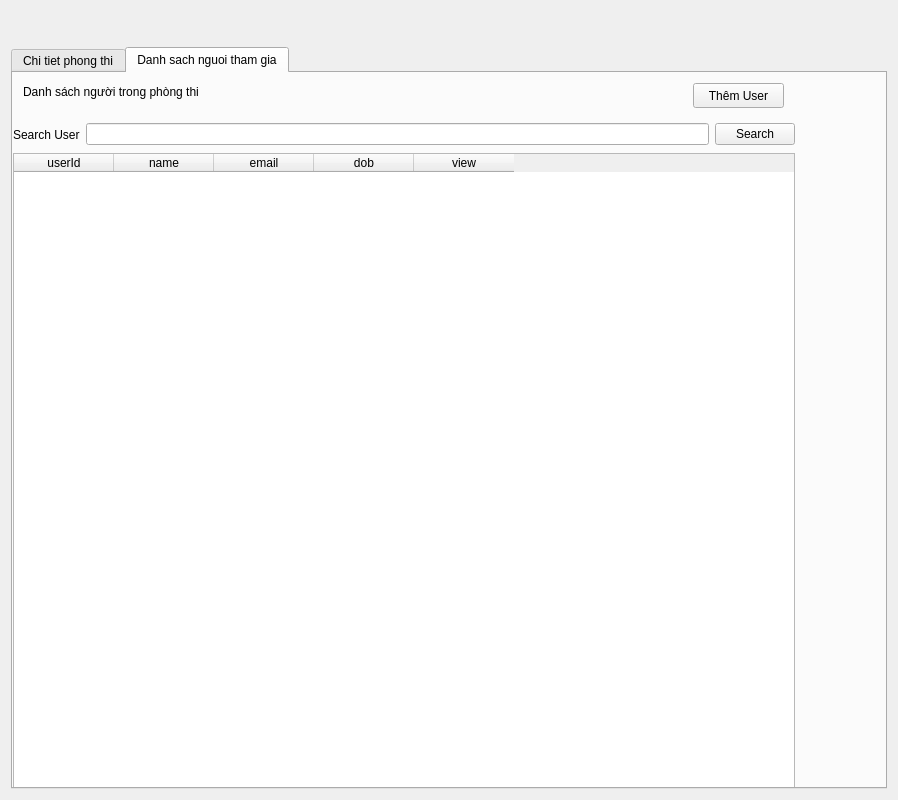
<?xml version="1.0" encoding="UTF-8"?>
<ui version="4.0">
 <class>ExamRoomDialog</class>
 <widget class="QWidget" name="ExamRoomDialog">
  <property name="geometry">
   <rect>
    <x>0</x>
    <y>0</y>
    <width>898</width>
    <height>800</height>
   </rect>
  </property>
  <property name="windowTitle">
   <string>Exam Room Details</string>
  </property>
  <property name="styleSheet">
   <string notr="true"/>
  </property>
  <layout class="QVBoxLayout" name="verticalLayout">
   <item>
    <widget class="QWidget" name="widget" native="true">
     <property name="sizePolicy">
      <sizepolicy hsizetype="Expanding" vsizetype="Preferred">
       <horstretch>0</horstretch>
       <verstretch>0</verstretch>
      </sizepolicy>
     </property>
     <property name="minimumSize">
      <size>
       <width>0</width>
       <height>30</height>
      </size>
     </property>
     <property name="styleSheet">
      <string notr="true"/>
     </property>
     <!-- <widget class="QPushButton" name="closeButton">
      <property name="geometry">
       <rect>
        <x>740</x>
        <y>0</y>
        <width>140</width>
        <height>30</height>
       </rect>
      </property>
      <property name="minimumSize">
       <size>
        <width>0</width>
        <height>30</height>
       </size>
      </property>
      <property name="maximumSize">
       <size>
        <width>140</width>
        <height>30</height>
       </size>
      </property>
      <property name="cursor">
       <cursorShape>PointingHandCursor</cursorShape>
      </property>
      <property name="layoutDirection">
       <enum>Qt::LayoutDirection::LeftToRight</enum>
      </property>
      <property name="text">
       <string>Đóng</string>
      </property>
     </widget> -->
    </widget>
   </item>
   <item>
    <widget class="QTabWidget" name="tabWidget">
     <property name="autoFillBackground">
      <bool>false</bool>
     </property>
     <property name="styleSheet">
      <string notr="true"/>
     </property>
     <property name="currentIndex">
      <number>1</number>
     </property>
     <widget class="QWidget" name="tabExamRoomDetail">
      <!-- <property name="styleSheet">
       <string notr="true">background-color: #f0f0f0;</string>
      </property> -->
      <attribute name="title">
       <string>Chi tiet phong thi</string>
      </attribute>
      <widget class="QLabel" name="label">
       <property name="geometry">
        <rect>
         <x>10</x>
         <y>10</y>
         <width>101</width>
         <height>17</height>
        </rect>
       </property>
       <property name="text">
        <string>Tên phòng thi</string>
       </property>
      </widget>
      <widget class="QLabel" name="label_2">
       <property name="geometry">
        <rect>
         <x>10</x>
         <y>40</y>
         <width>67</width>
         <height>17</height>
        </rect>
       </property>
       <property name="text">
        <string>Mô tả</string>
       </property>
      </widget>
      <widget class="QLabel" name="label_3">
       <property name="geometry">
        <rect>
         <x>10</x>
         <y>70</y>
         <width>67</width>
         <height>17</height>
        </rect>
       </property>
       <property name="text">
        <string>Time limit</string>
       </property>
      </widget>
      <widget class="QLabel" name="label_4">
       <property name="geometry">
        <rect>
         <x>10</x>
         <y>100</y>
         <width>101</width>
         <height>17</height>
        </rect>
       </property>
       <property name="text">
        <string>Ngày bắt đầu</string>
       </property>
      </widget>
      <widget class="QLabel" name="label_5">
       <property name="geometry">
        <rect>
         <x>10</x>
         <y>130</y>
         <width>111</width>
         <height>17</height>
        </rect>
       </property>
       <property name="text">
        <string>Ngày kết thúc</string>
       </property>
      </widget>
      <widget class="QLabel" name="label_6">
       <property name="geometry">
        <rect>
         <x>10</x>
         <y>160</y>
         <width>81</width>
         <height>17</height>
        </rect>
       </property>
       <property name="text">
        <string>Trạng thái</string>
       </property>
      </widget>
      <widget class="QLabel" name="roomName">
       <property name="geometry">
        <rect>
         <x>160</x>
         <y>10</y>
         <width>191</width>
         <height>17</height>
        </rect>
       </property>
       <property name="text">
        <string>Thi cuoi ky lap trinh mang</string>
       </property>
      </widget>
      <widget class="QLabel" name="description">
       <property name="geometry">
        <rect>
         <x>160</x>
         <y>40</y>
         <width>67</width>
         <height>17</height>
        </rect>
       </property>
       <property name="text">
        <string>Mo ta</string>
       </property>
      </widget>
      <widget class="QLabel" name="timelimit">
       <property name="geometry">
        <rect>
         <x>160</x>
         <y>70</y>
         <width>67</width>
         <height>17</height>
        </rect>
       </property>
       <property name="text">
        <string>60 phút</string>
       </property>
      </widget>
      <widget class="QLabel" name="starttime">
       <property name="geometry">
        <rect>
         <x>160</x>
         <y>100</y>
         <width>141</width>
         <height>17</height>
        </rect>
       </property>
       <property name="text">
        <string>2024-11-12 10:00:00</string>
       </property>
      </widget>
      <widget class="QLabel" name="endtime">
       <property name="geometry">
        <rect>
         <x>160</x>
         <y>130</y>
         <width>141</width>
         <height>17</height>
        </rect>
       </property>
       <property name="text">
        <string>2024-11-14 10:00:00</string>
       </property>
      </widget>
      <widget class="QLabel" name="status">
       <property name="geometry">
        <rect>
         <x>160</x>
         <y>160</y>
         <width>141</width>
         <height>17</height>
        </rect>
       </property>
       <property name="text">
        <string>Chưa bắt đầu</string>
       </property>
      </widget>
      <widget class="QPushButton" name="startExam">
       <property name="geometry">
        <rect>
         <x>160</x>
         <y>180</y>
         <width>89</width>
         <height>25</height>
        </rect>
       </property>
       <property name="cursor">
        <cursorShape>PointingHandCursor</cursorShape>
       </property>
       <property name="autoFillBackground">
        <bool>false</bool>
       </property>
       <property name="text">
        <string>Phát đề</string>
       </property>
      </widget>
      <widget class="QLabel" name="label_8">
       <property name="geometry">
        <rect>
         <x>10</x>
         <y>230</y>
         <width>141</width>
         <height>17</height>
        </rect>
       </property>
       <property name="text">
        <string>Ngân hàng câu hỏi</string>
       </property>
      </widget>
      <widget class="QPushButton" name="addQuestion">
       <property name="geometry">
        <rect>
         <x>760</x>
         <y>220</y>
         <width>111</width>
         <height>25</height>
        </rect>
       </property>
       <property name="cursor">
        <cursorShape>PointingHandCursor</cursorShape>
       </property>
       <property name="text">
        <string>Thêm câu hỏi</string>
       </property>
      </widget>
      <widget class="QListWidget" name="listWidget">
       <property name="geometry">
        <rect>
         <x>0</x>
         <y>250</y>
         <width>871</width>
         <height>271</height>
        </rect>
       </property>
       <property name="minimumSize">
        <size>
         <width>800</width>
         <height>0</height>
        </size>
       </property>
      </widget>
     </widget>
     <widget class="QWidget" name="tabUser">
      <attribute name="title">
       <string>Danh sach nguoi tham gia</string>
      </attribute>
      <widget class="QLabel" name="label_7">
       <property name="geometry">
        <rect>
         <x>10</x>
         <y>10</y>
         <width>241</width>
         <height>17</height>
        </rect>
       </property>
       <property name="text">
        <string>Danh sách người trong phòng thi</string>
       </property>
      </widget>
      <widget class="QWidget" name="searchBar" native="true">
       <property name="geometry">
        <rect>
         <x>0</x>
         <y>40</y>
         <width>782</width>
         <height>43</height>
        </rect>
       </property>
       <layout class="QHBoxLayout" name="horizontalLayout_2">
        <item>
         <widget class="QLabel" name="searchLabel">
          <property name="text">
           <string>Search User</string>
          </property>
         </widget>
        </item>
        <item>
         <widget class="QLineEdit" name="searchInput"/>
        </item>
        <item>
         <widget class="QPushButton" name="searchButton">
          <property name="cursor">
           <cursorShape>PointingHandCursor</cursorShape>
          </property>
          <property name="text">
           <string>Search</string>
          </property>
         </widget>
        </item>
       </layout>
      </widget>
      <widget class="QPushButton" name="addUser">
       <property name="geometry">
        <rect>
         <x>680</x>
         <y>10</y>
         <width>91</width>
         <height>25</height>
        </rect>
       </property>
       <property name="cursor">
        <cursorShape>PointingHandCursor</cursorShape>
       </property>
       <property name="text">
        <string>Thêm User</string>
       </property>
      </widget>
      <widget class="QTableWidget" name="userTableWidget">
       <property name="geometry">
        <rect>
         <x>0</x>
         <y>80</y>
         <width>782</width>
         <height>684</height>
        </rect>
       </property>
       <column>
        <property name="text">
         <string>userId</string>
        </property>
       </column>
       <column>
        <property name="text">
         <string>name</string>
        </property>
       </column>
       <column>
        <property name="text">
         <string>email</string>
        </property>
       </column>
       <column>
        <property name="text">
         <string>dob</string>
        </property>
       </column>
       <column>
        <property name="text">
         <string>view</string>
        </property>
       </column>
      </widget>
     </widget>
    </widget>
   </item>
  </layout>
 </widget>
 <resources/>
 <connections/>
</ui>
